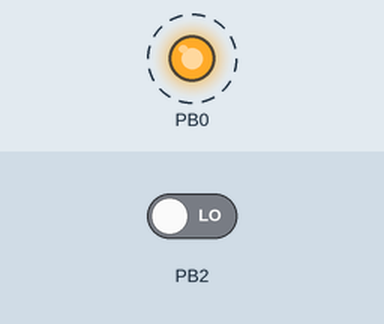
Bench run of a sketch on a simulated ATtiny85, built with avr-gcc and run on an emulated ATtiny85. Shown: output pins drawn as LEDs (lit = HIGH). Dashed ring = blinking. The test bench sets the inputs (shaded band); at power-on: PB2 LOW. Pins used as bus, display or sensor lines are not drawn.

Above: at 0.09 s.
Timing chart, 0 to 3.0 s (numbered marks = the images above):
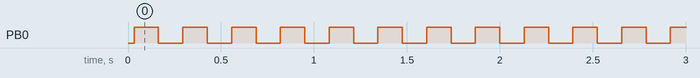

Measured:
- by itself, PB0: alternates HIGH for 0.13 s and LOW for 0.13 s

The sketch:

electric-blanket-controller.ino
```cpp
/*
 * The following firmware runs on an ATTiny85 at 1 MHz
 */

volatile uint8_t level = 1; // start with the blanket on 50% duty cycle
volatile unsigned long last_debounce_time = millis();
volatile unsigned long last_level_flash_time = millis();

/*
 * This timer interrupt handles switching the electric blanket off or on
 *
 * Assuming a 1 MHz clock and 1024 prescaler
 * 0.26 or roughly 0.25 seconds pass every time the
 * interrupt is triggered, so our duty cycle count should be
 * 8 total interrupt events
 */
volatile int interrupt_count = 0;
#define TOTAL_CYCLES 8
ISR(TIMER1_OVF_vect)
{
  if (interrupt_count < 2 * (level + 1))
  {
    PORTB |= _BV(PB0); // MOSFET on
  }
  else
  {
    PORTB &= ~_BV(PB0); // MOSFET off
  }
  interrupt_count = (interrupt_count + 1) % TOTAL_CYCLES;
}

/*
 * This external interrupt handles debouncing button input and
 * cycling through different power levels
 */
volatile unsigned long now;
volatile uint8_t state = 1;
volatile uint8_t reading = 0, last_button_state = 0, last_valid_reading = 0;
#define DEBOUNCE_DELAY 25 // ms
ISR(INT0_vect)
{
  now = millis();
  reading = bit_is_set(PINB, PB2);
  switch (state)
  {
  case 1: // wait for the rising edge / button press in this state
    if (reading)
    {
      last_debounce_time = now;
      state = 2;
    }
    break;
  case 2: // wait for the falling edge / button release in this state
    if (reading)
    { // invalid, go back to state 1
      state = 1;
    }
    else
    {
      // button press is valid if time between rising/falling edge exceeds
      // debounce delay
      bool valid = now - last_debounce_time > DEBOUNCE_DELAY;
      level = valid ? (level + 1) % 4 : level;
      last_level_flash_time = valid ? 0 : last_level_flash_time;
      state = 1;
    }
    break;
  default:
    state = 1;
  }
}

/*
 * Takes a positive integer as argument for how many times to flash LED
 */
#define PULSE_DURATION 250 // microseconds
#define FLASH_DURATION 300 // milliseconds
void flash_led(uint8_t num)
{
  while (num)
  {
    // pulse light
    PORTB |= _BV(PB1);
    delayMicroseconds(PULSE_DURATION);
    PORTB &= ~_BV(PB1);
    delay(FLASH_DURATION);
    num--;
  }
}

void setup()
{
  // setup pins
  DDRB |= _BV(PB0) | _BV(PB1); // pin 1 and pin 0 are outputs
  DDRB &= ~_BV(PB2);           // pin 2 is input

  // Timer 1
  TCCR1 = 0x00;
  TCCR1 |= (1 << CS13) | (1 << CS11) | (1 << CS10); // prescale timer by 1024
  TCNT1 = 0;
  TIMSK |= (1 << TOIE1); // enable TIMER0 interrupt

  // External interreupt INT0
  MCUCR |= _BV(ISC00); // trigger on any edge
  GIMSK |= _BV(INT0);  // enable INT0

  sei();
}

#define LEVEL_UPDATE_INTERVAL 1000 // ms
void loop()
{
  // periodically pulse LED to show current level
  if (millis() - last_level_flash_time >= LEVEL_UPDATE_INTERVAL)
  {
    flash_led(level + 1);
    last_level_flash_time = millis();
  }
}
```
